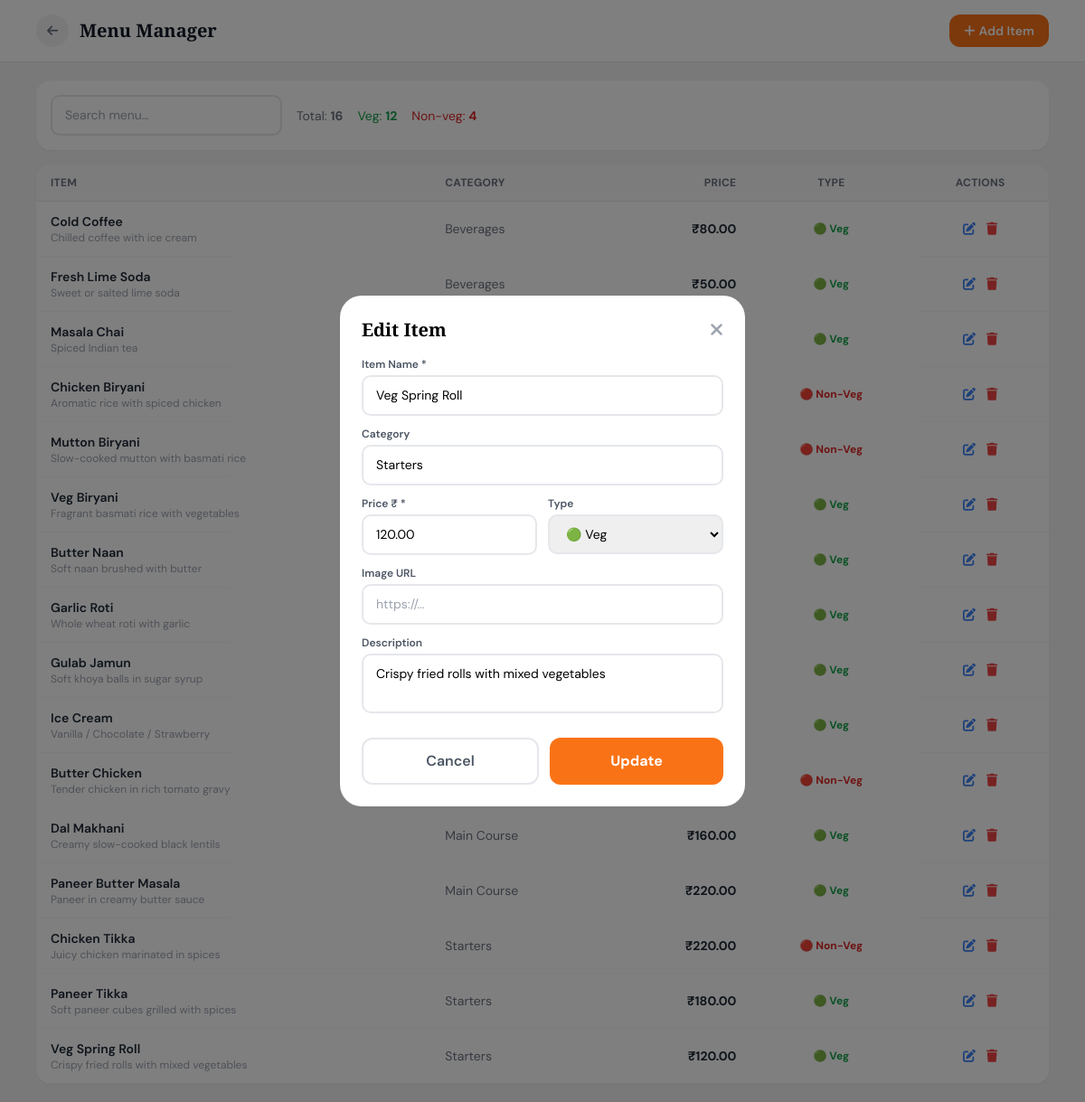
The page /admin/menu.php?edit=1 (signed in) on the database its author committed.
### tables this page shows
CREATE TABLE IF NOT EXISTS `menu_master` (
  `MenuId` int(11) NOT NULL AUTO_INCREMENT,
  `MenuSubCategoryName` varchar(100) DEFAULT NULL,
  `MenuName` varchar(150) NOT NULL,
  `MenuImageUrl` varchar(500) DEFAULT NULL,
  `Description` text DEFAULT NULL,
  `Rate` decimal(10,2) NOT NULL DEFAULT 0,
  `MenuTypeId` tinyint(1) DEFAULT 1 COMMENT '1=Veg 2=NonVeg',
  `Discount` decimal(5,2) DEFAULT 0,
  `is_available` tinyint(1) DEFAULT 1,
  PRIMARY KEY (`MenuId`)
);

### admin/menu.php (the view, shortened to what this page needs)
<?php
require_once '../connection.php';
$items   = $pdo->query("SELECT * FROM menu_master ORDER BY MenuSubCategoryName, MenuName")->fetchAll();
$edit = null;
if (isset($_GET['edit'])) {
    $s = $pdo->prepare("SELECT * FROM menu_master WHERE MenuId=?");
    $s->execute([(int)$_GET['edit']]);
    $edit = $s->fetch();
}
?>
<!DOCTYPE html>
<html lang="en">
<head>
<script src="https://cdn.tailwindcss.com"></script>
<link rel="stylesheet" href="https://cdnjs.cloudflare.com/ajax/libs/font-awesome/6.5.0/css/all.min.css"/>
</head>
<body class="bg-gray-100 min-h-screen">
<div class="bg-white border-b border-gray-200 sticky top-0 z-40">
  <div class="flex items-center justify-between px-4 py-4 max-w-6xl mx-auto">
    <div class="flex items-center gap-3">
      <a href="dashboard.php" class="w-9 h-9 bg-gray-100 rounded-full flex items-center justify-center text-gray-500">
        <i class="fas fa-arrow-left text-sm"></i>
      </a>
      <h1 class="font-display text-xl font-bold text-gray-900">Menu Manager</h1>
    </div>
    <button onclick="document.getElementById('addModal').classList.remove('hidden')"
            class="bg-orange-500 text-white px-4 py-2 rounded-xl font-semibold text-sm">
      <i class="fas fa-plus mr-1"></i>Add Item
    </button>
  </div>
</div>
<div class="max-w-6xl mx-auto px-4 py-5">
  <div class="bg-white rounded-2xl shadow-sm p-4 mb-4 flex flex-wrap items-center gap-4">
    <input type="text" id="search" placeholder="Search menu…"
           class="field w-full sm:w-64" oninput="filterMenu(this.value)"/>
    <div class="flex gap-4 text-sm">
      <span class="text-gray-500">Total: <strong><?= count($items) ?></strong></span>
      <span class="text-green-600">Veg: <strong><?= count(array_filter($items, fn($i)=>$i['MenuTypeId']<=1)) ?></strong></span>
      <span class="text-red-600">Non-veg: <strong><?= count(array_filter($items, fn($i)=>$i['MenuTypeId']==2)) ?></strong></span>
    </div>
  </div>
  <div class="bg-white rounded-2xl shadow-sm overflow-hidden">
    <div class="overflow-x-auto">
      <table class="w-full text-sm">
        <thead class="bg-gray-50 border-b text-gray-500 font-semibold text-xs uppercase tracking-wide">
          <tr>
            <th class="px-4 py-3 text-left">Item</th>
            <th class="px-4 py-3 text-left hidden md:table-cell">Category</th>
            <th class="px-4 py-3 text-right">Price</th>
            <th class="px-4 py-3 text-center">Type</th>
            <th class="px-4 py-3 text-center">Actions</th>
          </tr>
        </thead>
        <tbody id="menuTbl">
        <?php foreach ($items as $item): $isVeg = $item['MenuTypeId'] <= 1; ?>
        <tr class="border-b border-gray-50 hover:bg-gray-50 menu-row" data-nm="<?= strtolower(htmlspecialchars($item['MenuName'])) ?>">
          <td class="px-4 py-3">
            <div class="flex items-center gap-3">
              <div>
                <p class="font-semibold text-gray-800"><?= htmlspecialchars($item['MenuName']) ?></p>
                <p class="text-xs text-gray-400 truncate max-w-xs"><?= htmlspecialchars($item['Description'] ?? '') ?></p>
              </div>
            </div>
          </td>
          <td class="px-4 py-3 text-gray-500 hidden md:table-cell"><?= htmlspecialchars($item['MenuSubCategoryName']) ?></td>
          <td class="px-4 py-3 text-right font-bold text-gray-800">₹<?= number_format($item['Rate'],2) ?></td>
          <td class="px-4 py-3 text-center text-xs font-bold <?= $isVeg?'text-green-600':'text-red-600' ?>">
            <?= $isVeg ? '🟢 Veg' : '🔴 Non-Veg' ?>
          </td>
          <td class="px-4 py-3 text-center">
            <div class="flex justify-center gap-3">
              <a href="?edit=<?= $item['MenuId'] ?>" class="text-blue-500 hover:text-blue-700"><i class="fas fa-edit"></i></a>
              <form method="POST" class="inline" onsubmit="return confirm('Delete?')">
                <button type="submit" class="text-red-500 hover:text-red-700"><i class="fas fa-trash"></i></button>
              </form>
            </div>
          </td>
        </tr>
        <?php endforeach; ?>
        </tbody>
      </table>
    </div>
  </div>
</div>
<div id="addModal" class="<?= $edit ? '' : 'hidden' ?> fixed inset-0 bg-black/50 z-50 flex items-end md:items-center justify-center p-4">
  <div class="bg-white rounded-3xl w-full max-w-md p-6 overflow-y-auto max-h-[90vh]">
    <div class="flex justify-between items-center mb-4">
      <h2 class="font-display text-xl font-bold"><?= $edit ? 'Edit' : 'Add' ?> Item</h2>
      <button onclick="closeModal()" class="text-gray-400 hover:text-gray-600 text-xl"><i class="fas fa-times"></i></button>
    </div>
    <form method="POST">
      <div class="space-y-3">
        <div>
          <label class="text-xs font-semibold text-gray-600 block mb-1">Item Name *</label>
          <input type="text" name="name" required class="field" value="<?= htmlspecialchars($edit['MenuName'] ?? '') ?>" placeholder="e.g. Butter Chicken"/>
        </div>
        <div>
          <label class="text-xs font-semibold text-gray-600 block mb-1">Category</label>
          <input type="text" name="sub_cat" class="field" list="cats" value="<?= htmlspecialchars($edit['MenuSubCategoryName'] ?? '') ?>" placeholder="e.g. Main Course"/>
        </div>
        <div class="grid grid-cols-2 gap-3">
          <div>
            <label class="text-xs font-semibold text-gray-600 block mb-1">Price ₹ *</label>
            <input type="number" name="rate" step="0.01" required class="field" value="<?= $edit['Rate'] ?? '' ?>" placeholder="250"/>
          </div>
          <div>
            <label class="text-xs font-semibold text-gray-600 block mb-1">Type</label>
            <select name="type_id" class="field">
              <option value="1" <?= ($edit['MenuTypeId']??1)==1?'selected':'' ?>>🟢 Veg</option>
            </select>
          </div>
        </div>
        <div>
          <label class="text-xs font-semibold text-gray-600 block mb-1">Image URL</label>
          <input type="url" name="image_url" class="field" value="<?= htmlspecialchars($edit['MenuImageUrl'] ?? '') ?>" placeholder="https://..."/>
        </div>
        <div>
          <label class="text-xs font-semibold text-gray-600 block mb-1">Description</label>
          <textarea name="description" rows="2" class="field resize-none" placeholder="Short description"><?= htmlspecialchars($edit['Description'] ?? '') ?></textarea>
        </div>
      </div>
      <div class="flex gap-3 mt-5">
        <button type="button" onclick="closeModal()" class="flex-1 py-3 rounded-xl border-2 border-gray-200 font-semibold text-gray-600">Cancel</button>
        <button type="submit" class="flex-1 py-3 rounded-xl bg-orange-500 text-white font-bold"><?= $edit ? 'Update' : 'Add Item' ?></button>
      </div>
    </form>
  </div>
</div>
</body>
</html>

### admin/menu.php (style rules this page uses)
* { font-family:'DM Sans',sans-serif; }
.font-display { font-family:'Playfair Display',serif; }
.field { width:100%; border:2px solid #e5e7eb; border-radius:10px; padding:10px 14px; font-size:14px; outline:none; transition:.2s; }

### rows shown on the page
menu_master: MenuName "Cold Coffee", Description "Chilled coffee with ice cream", MenuSubCategoryName "Beverages", Rate "80.00", MenuTypeId "🟢 Veg"
menu_master: MenuName "Fresh Lime Soda", Description "Sweet or salted lime soda", MenuSubCategoryName "Beverages", Rate "50.00", MenuTypeId "🟢 Veg"
menu_master: MenuName "Masala Chai", Description "Spiced Indian tea", MenuTypeId "🟢 Veg"
menu_master: MenuName "Chicken Biryani", Description "Aromatic rice with spiced chicken", MenuTypeId "🔴 Non-Veg"
menu_master: MenuName "Mutton Biryani", Description "Slow-cooked mutton with basmati rice", MenuTypeId "🔴 Non-Veg"
menu_master: MenuName "Veg Biryani", Description "Fragrant basmati rice with vegetables", MenuTypeId "🟢 Veg"
menu_master: MenuName "Butter Naan", Description "Soft naan brushed with butter", MenuTypeId "🟢 Veg"
menu_master: MenuName "Garlic Roti", Description "Whole wheat roti with garlic", MenuTypeId "🟢 Veg"
menu_master: MenuName "Gulab Jamun", Description "Soft khoya balls in sugar syrup", MenuTypeId "🟢 Veg"
menu_master: MenuName "Ice Cream", Description "Vanilla / Chocolate / Strawberry", MenuTypeId "🟢 Veg"
menu_master: MenuName "Butter Chicken", Description "Tender chicken in rich tomato gravy", MenuTypeId "🔴 Non-Veg"
menu_master: MenuName "Dal Makhani", Description "Creamy slow-cooked black lentils", MenuSubCategoryName "Main Course", Rate "160.00", MenuTypeId "🟢 Veg"
menu_master: MenuName "Paneer Butter Masala", Description "Paneer in creamy butter sauce", MenuSubCategoryName "Main Course", Rate "220.00", MenuTypeId "🟢 Veg"
menu_master: MenuName "Chicken Tikka", Description "Juicy chicken marinated in spices", MenuSubCategoryName "Starters", Rate "220.00", MenuTypeId "🔴 Non-Veg"
menu_master: MenuName "Paneer Tikka", Description "Soft paneer cubes grilled with spices", MenuSubCategoryName "Starters", Rate "180.00", MenuTypeId "🟢 Veg"
menu_master: MenuName "Veg Spring Roll", Description "Crispy fried rolls with mixed vegetables", MenuSubCategoryName "Starters", Rate "120.00", shows "🟢 Veg", name "Veg Spring Roll", sub_cat "Starters", rate "120.00", type_id "🟢 Veg", description "Crispy fried rolls with mixed vegetables"

### other values the page prints
count($items) "16"
count(array_filter($items, fn($i)=>$i['MenuTypeId']<=1)) "12"
count(array_filter($items, fn($i)=>$i['MenuTypeId']==2)) "4"
